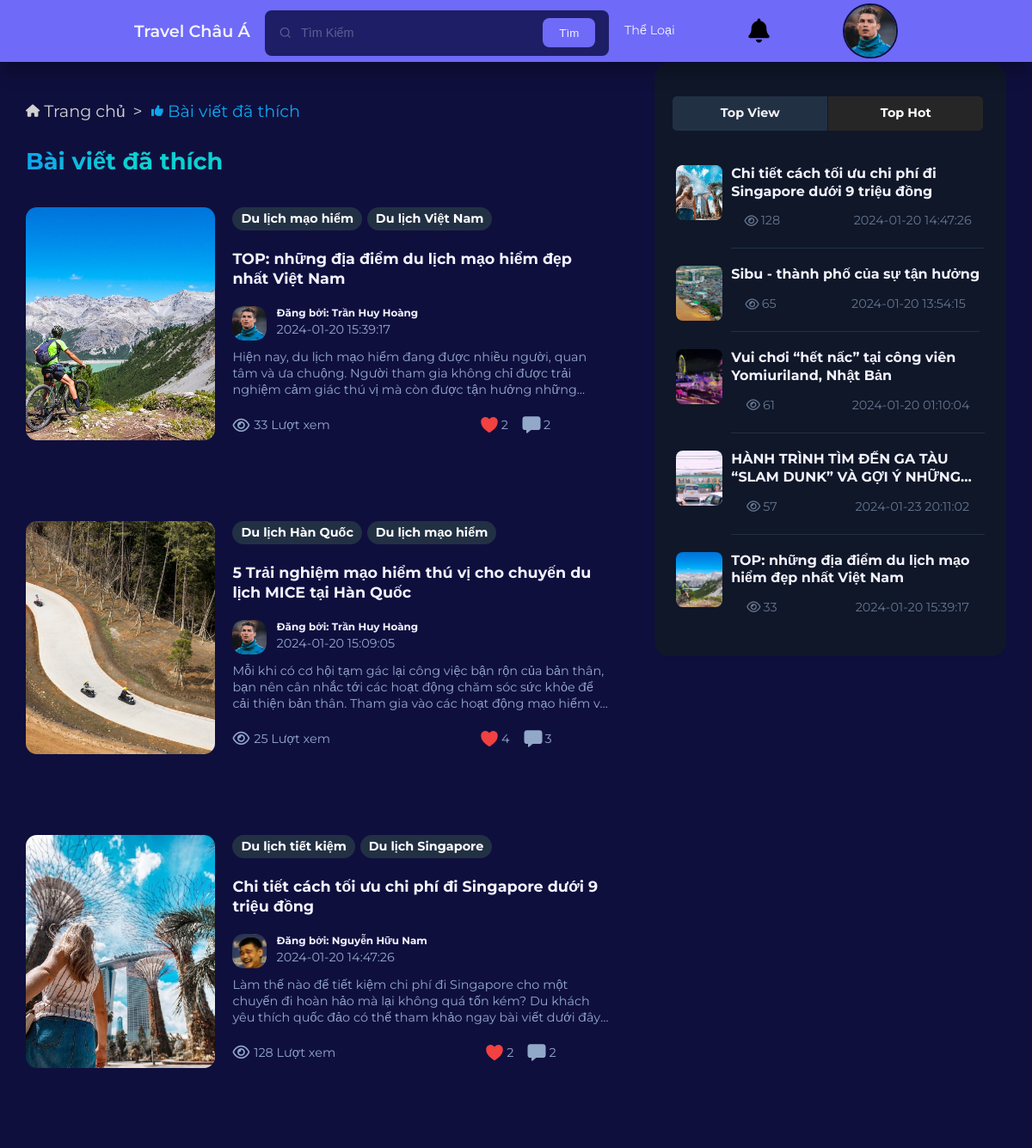
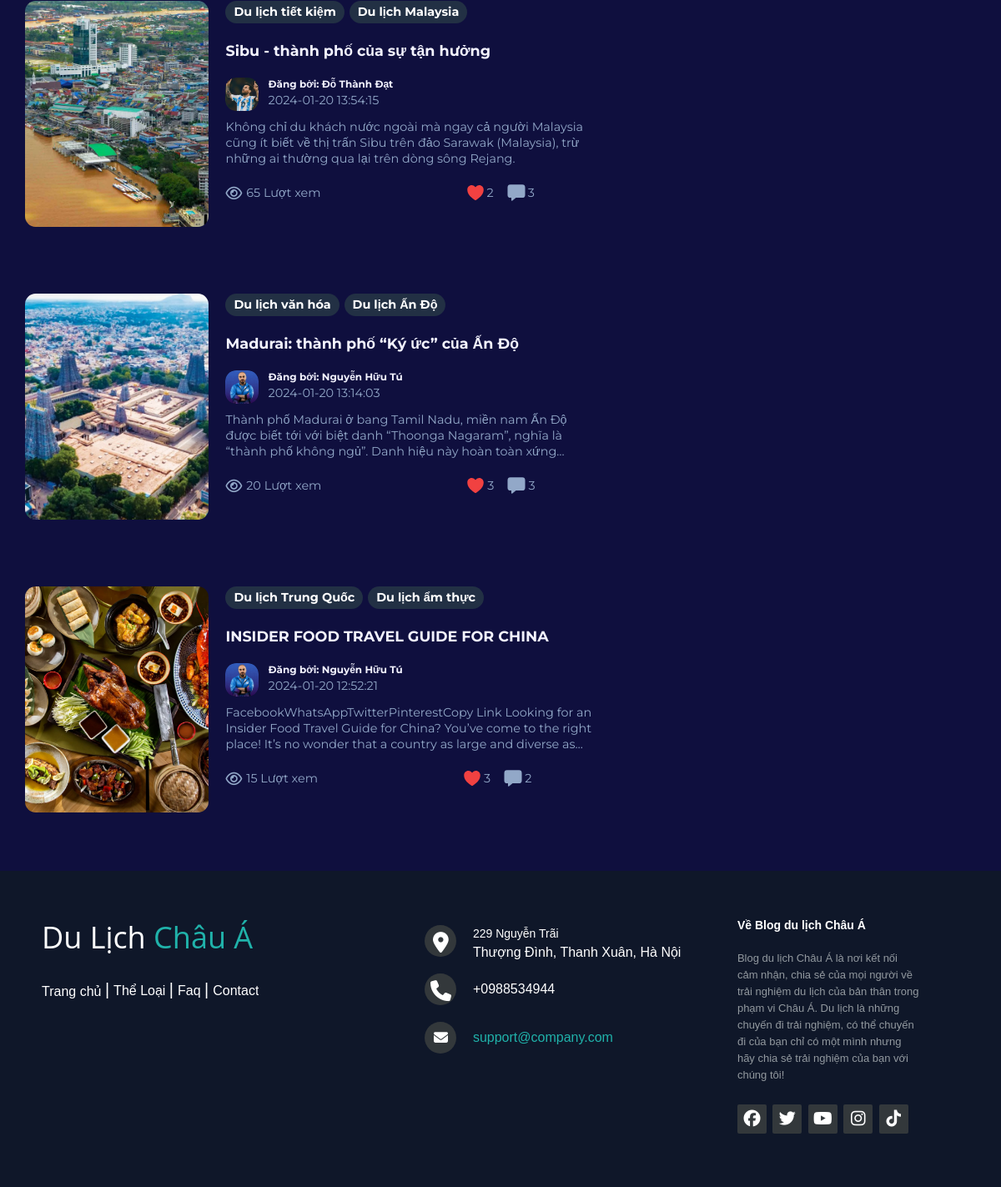
Page /liked_post.php (signed in) on the committed database (2 pictures, top to bottom).
### tables this page shows
CREATE TABLE `users` (
  `UserId` int(11) NOT NULL COMMENT 'Khóa chính mã tài khoản',
  `UserAccount` varchar(20) NOT NULL COMMENT 'Tên tài khoản',
  `UserName` varchar(50) NOT NULL COMMENT 'Tên hiển thị',
  `UserEmail` varchar(64) NOT NULL COMMENT 'Email ',
  `UserPassword` varchar(50) NOT NULL COMMENT 'Mật khẩu',
  `UserBio` varchar(255) NOT NULL COMMENT 'Giới thiệu tài khoản',
  `UserImage` varchar(255) NOT NULL DEFAULT 'default-avatar.jpg' COMMENT 'Ảnh tài khoản',
  `UserRole` tinyint(1) NOT NULL DEFAULT 0 COMMENT 'Quyền tài khoản',
  `reset_token_hash` varchar(64) DEFAULT NULL,
  `reset_token_expires_at` datetime DEFAULT NULL
);

CREATE TABLE `posts` (
  `PostId` int(11) NOT NULL COMMENT 'Khóa chính mã bài đăng',
  `UserId` int(11) NOT NULL COMMENT 'Khóa ngoại mã tài khoản',
  `PostTitle` varchar(255) NOT NULL COMMENT 'Tiêu đề bài đăng',
  `PostDescription` text NOT NULL COMMENT 'Mô tả bài đăng',
  `PostThumbnail` varchar(255) NOT NULL COMMENT 'Ảnh bài đăng',
  `PostContent` longtext NOT NULL COMMENT 'Nội dung bài đăng',
  `PostDate` datetime NOT NULL DEFAULT current_timestamp() COMMENT 'Thời gian bài đăng',
  `PostView` int(11) NOT NULL DEFAULT 0 COMMENT 'Lượt xem bài đăng'
);

CREATE TABLE `post_category` (
  `PostId` int(11) NOT NULL COMMENT 'Mã bài viết',
  `CategoryId` int(11) NOT NULL COMMENT 'Mã thể loại'
);

CREATE TABLE `categories` (
  `CategoryId` int(11) NOT NULL COMMENT 'Mã thể loại',
  `CategoryName` varchar(50) NOT NULL COMMENT 'Tên thể loại',
  `CategoryContent` text NOT NULL COMMENT 'Mô tả thể loại',
  `CategoryImage` varchar(255) NOT NULL COMMENT 'Ảnh thể loại'
);

### check_account_session.php (called while the page is built, shortened)
<?php
    $conn=mysqli_connect('localhost','root','','blog') or die("no connect");
    mysqli_query($conn,'set names "utf8"');
    if(isset($_SESSION['userAccount']))
    {
        $account = $_SESSION['userAccount'];
        $account_select_query = "select * from users where UserAccount = '$account'";
        $account = mysqli_fetch_assoc(mysqli_query($conn,$account_select_query));
    }
?>

### class/user.php (called while the page is built, shortened)
<?php
class User {
	private $userTable = 'users';
    private $postTable = 'posts';
    private $categoryTable = 'categories';
    private $postCategoryTable = 'post_category';
    private $post_likeTable = 'post_like';
	private $conn;
	public function __construct($db){
        $this->conn = $db;
    }
	public function getPostCategory($id){
		$sqlQuery = "
		SELECT post_category.PostId, categories.CategoryId, categories.CategoryName
		FROM `".$this->categoryTable."`, `".$this->postCategoryTable."`
		WHERE post_category.CategoryId = categories.CategoryId AND post_category.PostId = ".$id.";";
		$stmt = $this->conn->prepare($sqlQuery);
		$stmt->execute();
		$result = $stmt->get_result();
		return $result;
	}
	public function getPostLike($user, $post){
		$sqlQuery = "
		SELECT * FROM `".$this->post_likeTable."` WHERE UserId = ? AND PostId = ?;";
		$stmt = $this->conn->prepare($sqlQuery);
		$stmt->bind_param('ss', $user, $post);
		$stmt->execute();
		$result = $stmt->get_result();
		return $result;
	}
	public function getPostByUserLike($id, $startRow, $pageSize){
		$sqlQuery = "
		SELECT posts.PostId, posts.PostTitle, posts.PostDescription, posts.PostThumbnail, posts.PostDate, posts.PostView, posts.UserId, users.UserName, users.UserImage
		FROM `".$this->postTable."`, `".$this->userTable."` , `".$this->post_likeTable."`
		WHERE posts.UserId = users.UserId AND posts.PostId = post_like.PostId AND post_like.UserId = ? ORDER BY posts.PostDate DESC limit ? , ?; ";
		$stmt = $this->conn->prepare($sqlQuery);
		$stmt->bind_param('sii', $id, $startRow, $pageSize);
		$stmt->execute();
		$result = $stmt->get_result();
		return $result;
	}
	public function CountPostLike($id){
		$sqlQuery = "
		SELECT COUNT(UserId) FROM `".$this->post_likeTable."` WHERE PostId = ?;";
		$stmt = $this->conn->prepare($sqlQuery);
		$stmt->bind_param('s',$id);
		$stmt->execute();
		$result = $stmt->get_result();
		return $result;
	}
	public function CountPostComment($id){
		$sqlQuery = "
		SELECT COUNT(CommentId) FROM `comments` WHERE PostId = ?;";
		$stmt = $this->conn->prepare($sqlQuery);
		$stmt->bind_param('s',$id);
		$stmt->execute();
		$result = $stmt->get_result();
		return $result;
	}
	public function CountTopView(){
		$sqlQuery = "
		SELECT posts.PostId, posts.PostTitle, posts.PostThumbnail, posts.PostDate, posts.PostView As View
		FROM posts
		ORDER BY View DESC LIMIT 0,5;";
		$stmt = $this->conn->prepare($sqlQuery);
		$stmt->execute();
		$result = $stmt->get_result();
		return $result;
	}
}

### liked_post.php (the view, shortened to what this page needs)
<?php
require 'inc/header.php';
?>
    <section class="section recent-post" id="recent" aria-labelledby="recent-label">
        <div class="container">
          <div class="post-main">
            <div class="wrapper__breadcrumbs">
              <div class="breadcrumbs">
                <ul>
                  <li><a href="<?=ROOT_URL?>index.php" class="a__breadscrumbs">
                  <i class="fas fa-home icon"></i>
                  <p>Trang chủ</p>
                  </a></li>
                  <li class="active"><a class="a__breadscrumbs">
                    <i class="fa-solid fa-thumbs-up icon"></i>
                  <p>Bài viết đã thích</p>
                  </a></li>
                </ul>
              </div>
            </div>
            <h2 class="headline headline-2 section-title">
              <span class="span">Bài viết đã thích</span>
            </h2>
            <?php
            $pageSize = 7;
            $pageNum = 1;
            $startRow = ($pageNum-1)*$pageSize;
            $result = $user->getPostByUserLike($account['UserId'], $startRow, $pageSize);
            if($result->num_rows == 0) { ?>
              <h1 class="headline headline-1 section-title">
                <span class="span">Bạn vẫn chưa thích bài viết nào</span>
              </h1>
              <?php } else { ?>
              <ul class="grid-list">
              <?php foreach($result as $row) { ?>
              <li>
                <div class="recent-post-card">
                  <a href="<?=ROOT_URL?>post.php?id=<?=$row['PostId']?>" style="display: inline-block;">
                  <figure class="card-banner img-holder" style="--width: 271; --height: 258;">
                    <img src="<?=ROOT_URL?>assets/images/thumbnail/<?=$row['PostThumbnail']?>" width="271" height="271" loading="lazy"
                      alt="<?=$row['PostDescription']?>" class="img-cover" style="min-height: 271px; max-height: 271px;">
                  </figure>
                  </a>
                  <div class="card-content">
                    <?php
                    $fetchCategoryId = $user->getPostCategory($row['PostId']);
                    foreach($fetchCategoryId as $category)
                    { ?>
                      <a href="<?=ROOT_URL?>categories_post.php?id=<?=$category['CategoryId']?>" class="card-badge"><?=$category['CategoryName']?></a>
                    <?php } ?>
                    <h3 class="headline headline-3 card-title">
                      <a href="<?=ROOT_URL?>post.php?id=<?=$row['PostId']?>" class="link hover-2"><?=$row['PostTitle']?></a>
                    </h3>
                    <div class="post__author">
                      <a href="<?=ROOT_URL?>profile.php?id=<?=$row['UserId']?>">
                      <div class="post__author-avatar">
                        <img src="<?=ROOT_URL?>assets/images/avatar/<?=$row['UserImage']?>" alt="avatar">
                      </div>
                      <div class="post__author-info">
                        <h5>Đăng bởi: <?=$row['UserName']?></h5>
                      </a>
                          <div class="wrapper">
                            <time class="publish-date" datetime="<?=$row['PostDate']?>"><?=$row['PostDate']?></time>
                          </div>
                      </div>
                    </div>
                    <p class="card-text">
                      <?=$row['PostDescription']?>
                    </p>
                    <div class="card-wrapper">
                      <div class="wrapper">
                        <span class="span"><i class="fa-regular fa-eye" style="font-size:1.1rem; margin-right: 5px"></i></ion-icon> <?=$row['PostView']?> Lượt xem</span>
                        <div style="display: flex; margin-left: 170px;">
                            <?php
                            $like = $user->getPostLike($account['UserId'], $row['PostId']);
                            if($like->num_rows > 0){ ?>
                              <span class="span"><ion-icon name="heart" color="danger"></ion-icon><?php
                              $temp = $user->CountPostLike($row['PostId']);
                              $countLike = $temp->fetch_assoc();
                              echo $countLike['COUNT(UserId)']; ?></span>
                            <?php } ?>
                            <span class="span" style="margin-left: 15px"><ion-icon name="chatbox"></ion-icon></ion-icon><?php
                              $temp = $user->CountPostComment($row['PostId']);
                              $countComment = $temp->fetch_assoc();
                              echo $countComment['COUNT(CommentId)']; ?></span>
                      </div>
                    </div>
                  </div>
                </div>
              </li>
              <?php }?>
            </ul>
            <?php } ?>
          </div>
<?php
require 'inc/aside.php';
?>
      </div>
<?php
require 'inc/footer.php';
?>
</section>
</body>

### inc/header.php (shortened to what this page needs)
<!DOCTYPE html>
<html lang="en">
<head>
    <link rel="stylesheet" href="<?=ROOT_URL?>/assets/css/style.css">
    <link href="<?=ROOT_URL?>assets/css/toastr.css" rel="stylesheet">
    <link rel="stylesheet" href="https://unicons.iconscout.com/release/v4.0.8/css/line.css">
    <link rel="stylesheet" href="https://cdnjs.cloudflare.com/ajax/libs/font-awesome/6.5.1/css/all.min.css" />
</head>
<body>
<?php
require 'check_account_session.php';
require 'class/user.php';
$database = new Database();
$db = $database->getConnection();
$user = new User($db);
?>
<div class="nav">
        <div class="header nav__header">
            <a href="<?=ROOT_URL?>index.php" class="nav__logo">Travel Châu Á</a>
            <div class="search__bar">
                <form class="header search__bar-header" action="<?=ROOT_URL?>search_post.php" method="GET">
                    <div>
                        <i class="uil uil-search"></i>
                        <input type="search" name="postSearch" id="postSearch" placeholder="Tìm Kiếm">
                        <button type="submit" class="btn">Tìm</button>
                    </div>
                </form>
            </div>
            <ul class="nav__items">
            <?php
            if(!isset($_SESSION['userAccount'])) {  ?>
                    <li><a href="<?=ROOT_URL?>categories.php">Thể Loại</a></li>
                    <li><a href="<?=ROOT_URL?>login.php">Đăng nhập</a></li>
                    <li><a href="<?=ROOT_URL?>signup.php">Đăng ký</a></li>
                <?php
            }else { ?>
                <li><a href="<?=ROOT_URL?>categories.php">Thể Loại</a></li>
                <li><div class="notification_wrap">
                    <div class="notification_icon">
                    <i class="fas fa-bell"></i>
                </div>
              </div></li>
                <li class="nav__profile">
                    <div class="avatar">
                        <img style="height: 100%;" src="./assets/images/avatar/<?php echo $account['UserImage']; ?>" alt="Avatar" onclick="openProfile()">
                    </div>
                </li>
                <?php } ?>
            </ul>
            </div>
    </div>

### inc/aside.php (shortened to what this page needs)
<div class="post-aside grid-list">
<div class="card aside-card">
  <h3 class="headline headline-2 aside-title">
    <nav>
      <ul>
        <li id="tab1" class="inactive">Top View</li>
        <li id="tab2" >Top Hot</li>
      </ul>
    </nav>
  </h3>
  <ul class="popular-list" id="tab1-content">
  <?php
  $countTopView = $user->CountTopView();
  foreach($countTopView as $top){
  ?>
    <li>
      <div class="popular-card">
        <figure class="card-banner img-holder">
          <img src="<?= ROOT_URL?>assets/images/thumbnail/<?=$top['PostThumbnail']?>" width="64" height="64" loading="lazy"
            alt="<?=$top['PostTitle']?>" class="img-cover">
        </figure>
        <div class="card-content">
          <h4 class="headline headline-4 card-title">
            <a href="<?= ROOT_URL?>post.php?id=<?=$top['PostId']?>" class="link hover-2"><?=$top['PostTitle']?></a>
          </h4>
          <div class="warpper">
            <span class="span__popular-icon" style="font-size: .9rem;"><i class="fa-regular fa-eye" style="margin-right: 3px"></i><?=$top['View']?></span>
            <time class="publish-date"><?=$top['PostDate']?></time>
          </div>
        </div>
      </div>
    </li>
  <?php } ?>
  </ul>
</div>
</div>

### rows in the picture
users: UserImage (picture)
posts: PostThumbnail (picture), PostTitle "TOP: những địa điểm du lịch mạo hiểm đẹp nhất Việt Nam", UserId.UserImage (picture), UserId.UserName "Trần Huy Hoàng", PostDate "2024-01-20 15:39:17", PostDescription "Hiện nay, du lịch mạo hiểm đang được nhiều người, quan tâm và ưa chuộng. Người tham gia không chỉ được trải nghiệm cảm giác thú vị mà còn được tận hưởng…", PostView "33", COUNT "2"
post_category: CategoryId.CategoryName "Du lịch mạo hiểm"
post_category: CategoryId.CategoryName "Du lịch Việt Nam"
posts: PostThumbnail (picture), PostTitle "5 Trải nghiệm mạo hiểm thú vị cho chuyến du lịch MICE tại Hàn Quốc", UserId.UserImage (picture), UserId.UserName "Trần Huy Hoàng", PostDate "2024-01-20 15:09:05", PostDescription "Mỗi khi có cơ hội tạm gác lại công việc bận rộn của bản thân, bạn nên cân nhắc tới các hoạt động chăm sóc sức khỏe để cải thiện bản thân. Tham gia vào các hoạt động mạo hiểm…", PostView "25", COUNT "4", COUNT "3"
post_category: CategoryId.CategoryName "Du lịch Hàn Quốc"
post_category: CategoryId.CategoryName "Du lịch mạo hiểm"
posts: PostThumbnail (picture), PostTitle "Chi tiết cách tối ưu chi phí đi Singapore dưới 9 triệu đồng", UserId.UserImage (picture), UserId.UserName "Nguyễn Hữu Nam", PostDate "2024-01-20 14:47:26", PostDescription "Làm thế nào để tiết kiệm chi phí đi Singapore cho một chuyến đi hoàn hảo mà lại không quá tốn kém? Du khách yêu thích quốc đảo có thể tham khảo ngay bài viết dưới…", PostView "128", COUNT "2"
post_category: CategoryId.CategoryName "Du lịch tiết kiệm"
post_category: CategoryId.CategoryName "Du lịch Singapore"
posts: PostThumbnail (picture), PostTitle "Sibu - thành phố của sự tận hưởng", UserId.UserImage (picture), UserId.UserName "Đỗ Thành Đạt", PostDate "2024-01-20 13:54:15", PostDescription "Không chỉ du khách nước ngoài mà ngay cả người Malaysia cũng ít biết về thị trấn Sibu trên đảo Sarawak (Malaysia), trừ những ai thường qua lại trên dòng sông Rejang.", PostView "65", COUNT "2", COUNT "3"
post_category: CategoryId.CategoryName "Du lịch tiết kiệm"
post_category: CategoryId.CategoryName "Du lịch Malaysia"
posts: PostThumbnail (picture), PostTitle "Madurai: thành phố “Ký ức” của Ấn Độ", UserId.UserImage (picture), UserId.UserName "Nguyễn Hữu Tú", PostDate "2024-01-20 13:14:03", PostDescription "Thành phố Madurai ở bang Tamil Nadu, miền nam Ấn Độ được biết tới với biệt danh “Thoonga Nagaram”, nghĩa là “thành phố không ngủ”. Danh hiệu này hoàn toàn…", PostView "20", COUNT "3"
post_category: CategoryId.CategoryName "Du lịch văn hóa"
post_category: CategoryId.CategoryName "Du lịch Ấn Độ"
posts: PostThumbnail (picture), PostTitle "INSIDER FOOD TRAVEL GUIDE FOR CHINA", UserId.UserImage (picture), UserId.UserName "Nguyễn Hữu Tú", PostDate "2024-01-20 12:52:21", PostDescription "FacebookWhatsAppTwitterPinterestCopy Link Looking for an Insider Food Travel Guide for China? You’ve come to the right place! It’s no wonder that a country as large and diverse…", PostView "15", COUNT "3", COUNT "2"
post_category: CategoryId.CategoryName "Du lịch Trung Quốc"
post_category: CategoryId.CategoryName "Du lịch ẩm thực"
posts: PostThumbnail (picture), PostTitle "Vui chơi “hết nấc” tại công viên Yomiuriland, Nhật Bản", PostView "61", PostDate "2024-01-20 01:10:04"
posts: PostThumbnail (picture), PostTitle "HÀNH TRÌNH TÌM ĐẾN GA TÀU “SLAM DUNK” VÀ GỢI Ý…", PostView "57", PostDate "2024-01-23 20:11:02"
